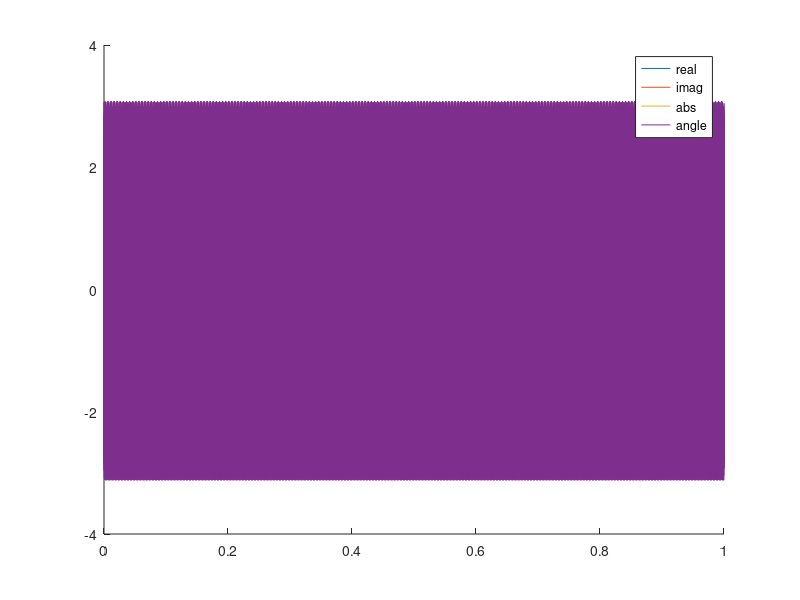
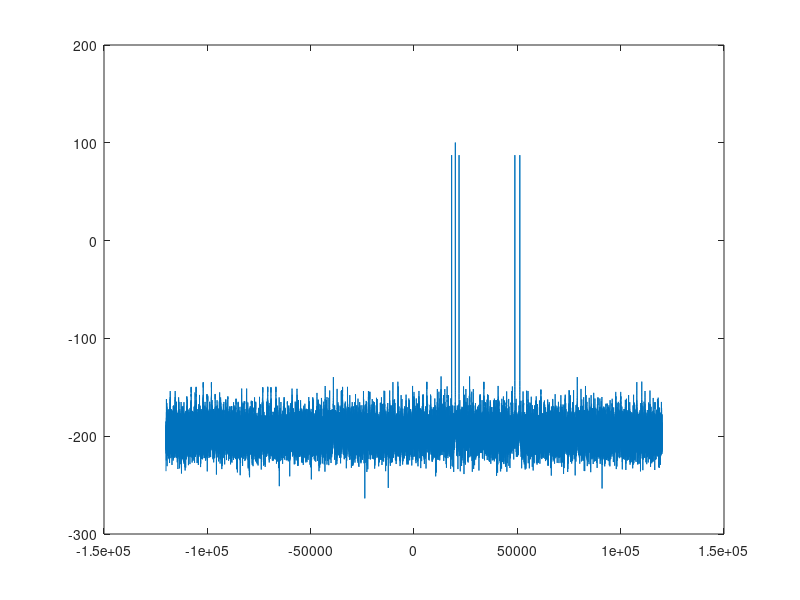

Write the MATLAB code that produced these figures, in order.
%% generateComplexEnvelope_APT.m
%   Generates a complex envelope for broadcasting with Ettus B200 USRP.
%   This version generates a DSB-LC waveform and a DSB-SC waveform with
%   sinusoidal modulating signals.
%   The DSB-LC and DSB-SC carrier signals are separated by 30kHz.
%
%   Cory J. Prust, Ph.D.
%   Last Modified:  7/11/2018

%%  USRP Configuration
%   The script generates the complex envelope sampled at 240kHz
%   So, the B200 must be configured for MasterClockRate/Interpolation = 240000.
%    e.g., MasterClockRate = 9600000 and Interpolation = 40 
clear all
close all

% sample rate
fs = 240e3;
T = 1; % will generate T second duration waveforms
t = 0:(1/fs):(T-1/fs);
N = length(t);

% Generate message signals
fm_DSBLC = 1800; %Hz
fm_DSBSC = 1200; %Hz
m_DSBLC = sin(2*pi*fm_DSBLC*t);
A = 2.2;
m_DSBSC = sin(2*pi*fm_DSBSC*t);

% generate complex envelope
fi_DSBLC = 20e3;
fi_DSBSC = 50e3;
z = (A + m_DSBLC).*exp(j*2*pi*fi_DSBLC*t) + m_DSBSC.*exp(j*2*pi*fi_DSBSC*t);

% normalize complex envelope
z = z/max(abs(z)) * 0.8;  % ensure magnitude < 1 to prevent saturation in USRP

% time-domain plots
figure
hold on
plot(t,real(z))
plot(t,imag(z))
plot(t,abs(z))
plot(t,angle(z))
legend('real','imag','abs','angle')

% frequency-domain plot
f = -fs/2:(fs/N):(fs/2 - fs/N);
figure
plot(f,20*log10(abs(fftshift(fft(z)))));

% %% load .wav file
% %filename1 = 'I Heard It Through The Grapevine - Excerpt.wav';  % filename for audio signal
% filename1 = 'Beatles_blackbird.ogg';
% filename2 = 'speech1.wav';  % filename for audio signal
% [x1,fs1] = audioread(filename1); % load audio signal (can be either mono or stereo)
% [x2,fs2] = audioread(filename2); % load audio signal (can be either mono or stereo)
% if fs1 ~= fs2,
%     error('wave files must have same sampling rate')
% end
% 
% % make them equal length
% x2 = [x2; x2 ; x2];
% x2(length(x1)) = 0; % pad with zeros
% 
% % generate AM signal
% x1 = resample(x1,fs,fs1);    % increase sampling rate
% b = fir1(250,10000/(fs/2));  % clean up source
% x1 = filter(b,1,x1);  % clean up source
% 
% % AM modulation (calculate the complex envelope of the AM signal)
% % see p. 235 Couch 3rd edition.
% %z1 = (x1+1);   % Add D.C. offset (DSB-LC)
% z1 = (x1(:,2) + 1);
% z1 = z1/max(abs(z1));  % rescale amplitude for -1 to 1
% 
% % generate signal for second station
% x2 = resample(x2,fs,fs2);    % increase sampling rate
% b = fir1(250,5000/(fs/2));  % clean up source
% x2 = filter(b,1,x2);  % clean up source
% 
% % SSB modulation (calculate the complex envelope of the SSB signal)
% % see p. 235 Couch 3rd edition.
% % The signal is shifted up by 30 kHz with respect to the AM signal
% z2 = hilbert(x2);
% z2 = z2.*exp(j*2*pi*(-30000)/fs*(1:length(z2)))';
% z2 = z2/max(abs(z2));  % rescale amplitude for -1 to 1
% 
% z = z1 + z2;
% z = z/max(abs(z));
% 
% % apply digital gain < 1 to prevent saturation in USRP
% z = 0.9*z; 


